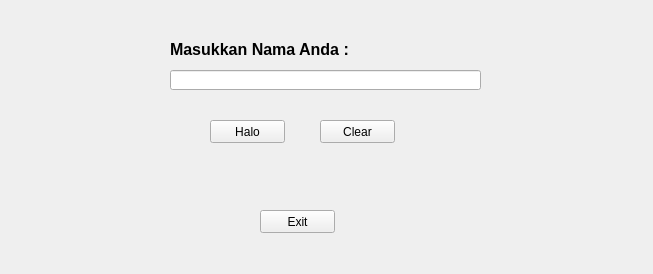
<?xml version="1.0" encoding="UTF-8"?>
<ui version="4.0">
 <class>Form</class>
 <widget class="QWidget" name="Form">
  <property name="geometry">
   <rect>
    <x>0</x>
    <y>0</y>
    <width>653</width>
    <height>274</height>
   </rect>
  </property>
  <property name="windowTitle">
   <string>Form</string>
  </property>
  <widget class="QLabel" name="label">
   <property name="geometry">
    <rect>
     <x>170</x>
     <y>40</y>
     <width>201</width>
     <height>16</height>
    </rect>
   </property>
   <property name="text">
    <string>&lt;html&gt;&lt;head/&gt;&lt;body&gt;&lt;p&gt;&lt;span style=&quot; font-size:12pt; font-weight:600;&quot;&gt;Masukkan Nama Anda :&lt;/span&gt;&lt;/p&gt;&lt;/body&gt;&lt;/html&gt;</string>
   </property>
  </widget>
  <widget class="QLineEdit" name="nameEdit">
   <property name="geometry">
    <rect>
     <x>170</x>
     <y>70</y>
     <width>311</width>
     <height>20</height>
    </rect>
   </property>
  </widget>
  <widget class="QPushButton" name="hallo">
   <property name="geometry">
    <rect>
     <x>210</x>
     <y>120</y>
     <width>75</width>
     <height>23</height>
    </rect>
   </property>
   <property name="text">
    <string>Halo</string>
   </property>
  </widget>
  <widget class="QPushButton" name="clear">
   <property name="geometry">
    <rect>
     <x>320</x>
     <y>120</y>
     <width>75</width>
     <height>23</height>
    </rect>
   </property>
   <property name="text">
    <string>Clear</string>
   </property>
  </widget>
  <widget class="QPushButton" name="exit">
   <property name="geometry">
    <rect>
     <x>260</x>
     <y>210</y>
     <width>75</width>
     <height>23</height>
    </rect>
   </property>
   <property name="text">
    <string>Exit</string>
   </property>
  </widget>
 </widget>
 <resources/>
 <connections>
  <connection>
   <sender>exit</sender>
   <signal>clicked()</signal>
   <receiver>Form</receiver>
   <slot>close()</slot>
   <hints>
    <hint type="sourcelabel">
     <x>307</x>
     <y>221</y>
    </hint>
    <hint type="destinationlabel">
     <x>326</x>
     <y>136</y>
    </hint>
   </hints>
  </connection>
  <connection>
   <sender>clear</sender>
   <signal>clicked()</signal>
   <receiver>nameEdit</receiver>
   <slot>clear()</slot>
   <hints>
    <hint type="sourcelabel">
     <x>357</x>
     <y>131</y>
    </hint>
    <hint type="destinationlabel">
     <x>325</x>
     <y>79</y>
    </hint>
   </hints>
  </connection>
 </connections>
</ui>
